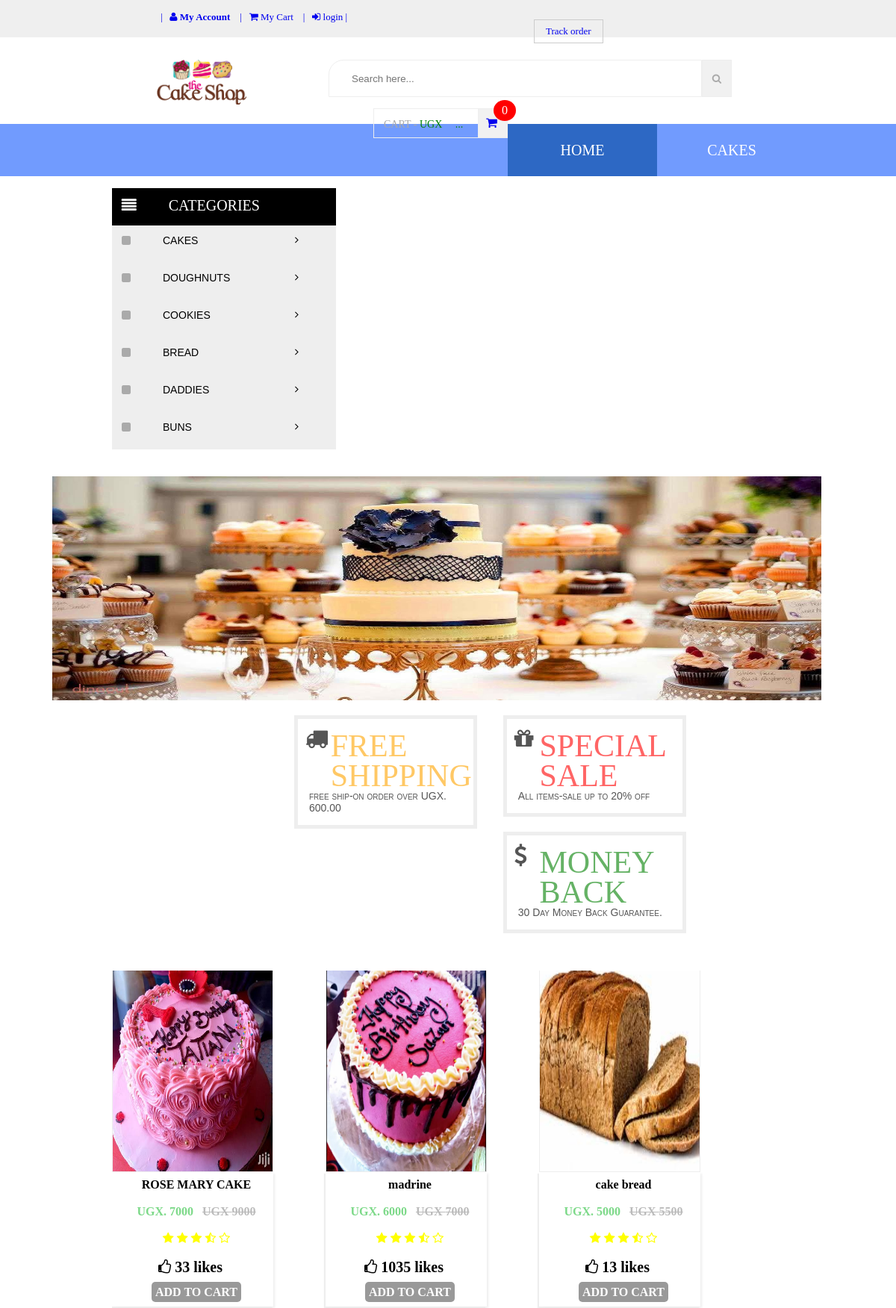
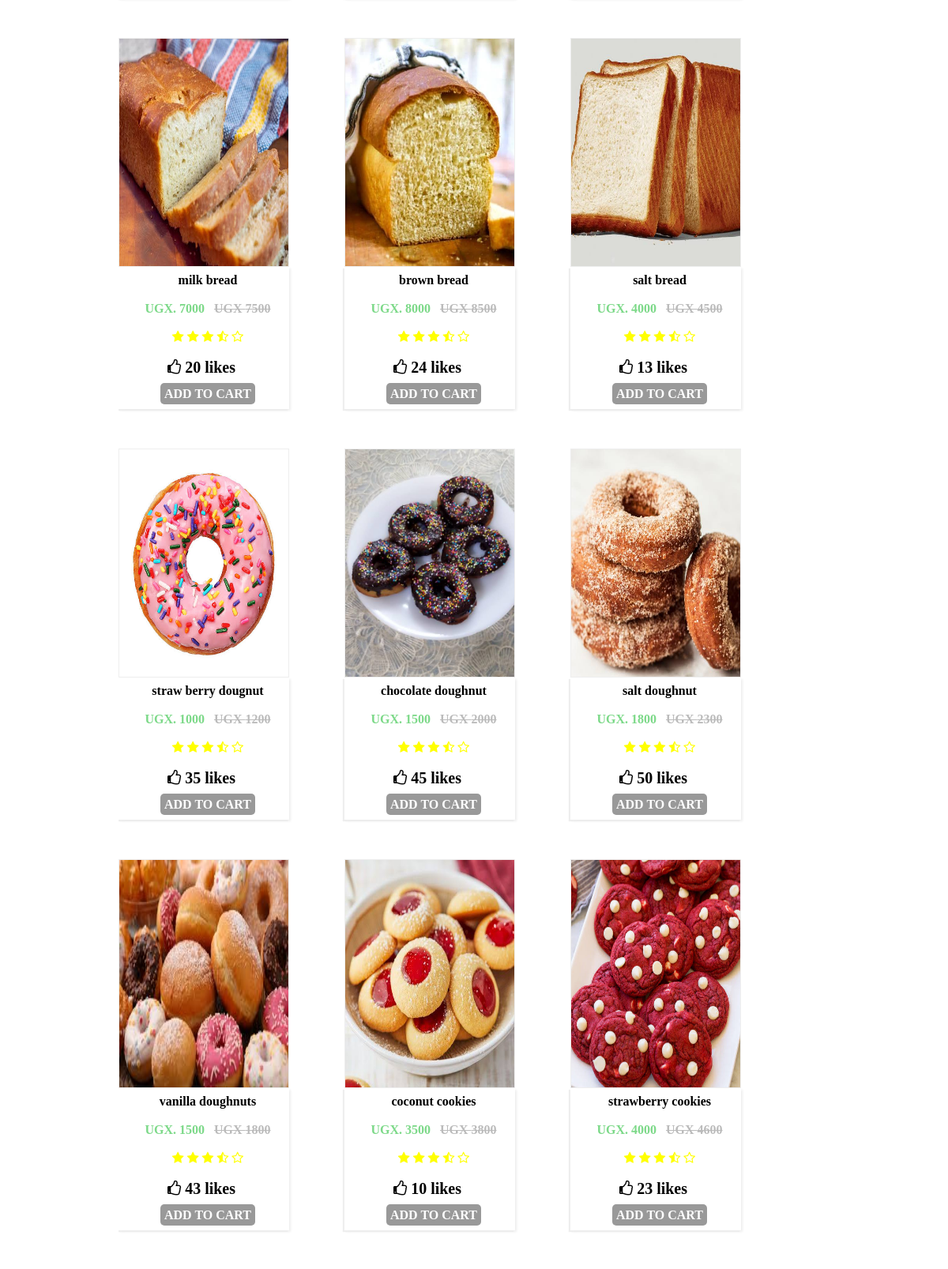
The page / (upper part) on the database its author committed (2 pictures, top to bottom).
### customer/models.py (models this page shows, shortened)
class Category(models.Model):
    name= models.CharField(max_length=50)

class Product(models.Model):
    name = models.CharField(max_length=60)
    priceBeforeDiscount= models.IntegerField(default=0)
    priceAfterDiscount= models.IntegerField(default=0)
    shippingFee= models.IntegerField(default=0)
    category= models.ForeignKey(Category,on_delete=models.CASCADE,default=1 )
    company= models.CharField(max_length=250, default='', blank=True, null= True)
    image= models.ImageField(upload_to='customer/static/Assets/images/products/')
    likes=models.IntegerField(default=0)

### customer/views.py (the view)
# urls.py: path('', views.index, name='index'),
def index(request):
    data = cartData(request)
    cartItems = data['cartItems']
    products=Product.objects.all()
    categories=Category.objects.all()
    context={'products':products,'categories':categories,'cartItems':cartItems}
    return render(request, 'index.html',context)

### customer/utils.py (called while the page is built, shortened)
def cookieCart(request):
	try:
		cart = json.loads(request.COOKIES['cart'])
		print("i have found my cart", cart)
	except:
		cart = {}
		print('CART:', cart)
	items=[]
	order={'getCartTotal':0,'getCartItems':0}
	cartItems=order['getCartItems']
	print({'cartItems':cartItems ,'order':order, 'items':items})
	return {'cartItems':cartItems ,'order':order, 'items':items}

def cartData(request):
    cookieData = cookieCart(request)
    cartItems = cookieData['cartItems']
    order = cookieData['order']
    items = cookieData['items']
    return {'cartItems':cartItems ,'order':order, 'items':items}

### customer/templates/index.html (shortened to what this page needs)
<!DOCTYPE html>
<html lang="en">
{% load static %}
<head>
    <link rel="stylesheet" type="text/css" href="{% static 'Assets/css/style.css' %}">
    <link rel="stylesheet" type="text/css" href="{% static 'Assets/css/font-awesome/css/font-awesome.css' %}">
</head>
    <body>
        {% include "header.html" %}
        {% include "side_menu.html" %}
<div class="slider" style=" height: 350px;">
        <div class="mySlide fade" style="width: 1030px; height:300px" ><img src="{% static 'Assets/images/image slider/cakeSlide2.jpg' %}" width="100%" height="100%" ></div>
    </div>
    <div class="info slideUp" >
        <div class="row">
            <div class="col-xs-2">
                <i class="icon fa fa-truck"></i>
            </div>
            <div class="col-xs-10">
                <span style="color:orange">free shipping</span>
            </div>
            <div class="text clear" >free ship-on order over UGX. 600.00</div>
        </div>
        <div class="row">
            <div class="col-xs-2">
                    <i class="icon fa fa-gift"></i>
            </div>
            <div class="col-xs-10">
                <span style="color:red; ">special sale</span>
            </div>
            <div class="text clear" >All items-sale up to 20% off </div>
        </div>
        <div class="row">
            <div class="col-xs-2">
                 <i class="icon fa fa-dollar"></i>
            </div>
            <div class="col-xs-10">
                <span style="color:green; padding:0px"> money back</span>
            </div>
            <div class="text clear" >30 Day Money Back Guarantee.</div>
        </div>
    </div>
    <div class="content">
        <div class="productsContainer" >
            {% for product in products %}
            <div class="product">
                <div class="image"> <a href="product_details"><img src="{{product.image.url}}" width="100%" height="100%"/></a></div>
                <div class="image-footer">
                    <div class="name">{{product.name}}</div>
                    <div class="price" style="color: rgb(125, 217, 137)">UGX. {{product.priceAfterDiscount}}  &nbsp;&nbsp;<span  style="color:#bbb"><s>UGX {{product.priceBeforeDiscount}}</s></span></div>
                    <div class="rating">
                        <i class="fa fa-star" style="color: yellow"></i>
                        <i class="fa fa-star" style="color: yellow"></i>
                        <i class="fa fa-star" style="color: yellow"></i>
                        <i class="fa fa-star-half-o" style="color: yellow"></i>
                        <i class="fa fa-star-o" style="color: yellow"></i>
                    </div>
                    <div class="likes" >
                        <i class="liked fa fa-thumbs-o-up" id="rating" data-id="{{product.id}}" style="font-size: 20px" ></i><span class="likesCount" style="font-size: 20px"> {{product.likes}}  likes</span>
                    </div>
                    <div class="add-to-cart"><a class="cart" data-product={{product.id}} data-action="add"  style="cursor: default">ADD TO CART</a></div>
                </div>
            </div>
            {% endfor %}
        </div>
    </div>
    </body>
</html>

### customer/templates/header.html (shortened to what this page needs)
{% load static %}
<header>
        <div class="top-header">
            <div class="left-content">
                {% if user.is_authenticated %}
                <a href="/profile/">| &nbsp <i class="icon fa fa-user"></i> <b>{{user.username}}'s profile</b> &nbsp &nbsp</a>
                <a href="/my_cart/">| &nbsp  <i class="icon fa fa-shopping-cart"></i> My Cart &nbsp &nbsp</a>
                <a href="/accounts/logout/">| &nbsp <i class="icon fa fa-sign-in"></i> logout |</a>
                {% else %}
                <a href="/accounts/login/">| &nbsp <i class="icon fa fa-user"></i> <b>My Account</b> &nbsp &nbsp</a>
                <a href="/my_cart/">| &nbsp  <i class="icon fa fa-shopping-cart"></i> My Cart &nbsp &nbsp</a>
                <a href="/accounts/login/">| &nbsp <i class="icon fa fa-sign-in"></i> login |</a>
                {% endif %}
            </div>
            <div class="right-content">
                <div class="track-order"><a href="/order_details/">Track order</a></div>
            </div>
        </div>
        <div class="middle-header">
            <div class="company"><a href="/"><img height="60px" src="{% static 'Assets/images/logo.png' %}"></a></div>
            <div class="search">
                <form action="/searchResults/" method="POST">
                    <input type="text" name="search" id="search" placeholder="Search here..." {% if searchWord %} value="{{searchWord}}" {% endif %}>
                    <button type="submit"><li class="icon fa fa-search"></li></button>
                </form>
            </div>
            <div class="cart-details">
                <div class="cart-total">CART - <span class="amount" style="color:green">UGX  &nbsp; &nbsp; ...</span></div>
                <div class="cart-icon">
                    <a href="/my_cart/"><i class="icon fa fa-shopping-cart"></i></a>
                    <div style="background-color: red; border-radius: 50%; text-align: center; color: white; padding: 5px; width: 30px; margin-top: -40px; margin-left: 10px;">
                        {{cartItems}}
                    </div>
                </div>
            </div>
        </div>
        <div class="menu-bar">
            <div class="menu-adjustment">
                <ul class="nav-list">
                    <li class="active" dropdown>
                        <a href="/" data-hover="dropdown" class="dropdown-toggle">HOME</a>
                    </li>
                    {% for category in categories %}
                    <li class="dropdown">
                        <a href="/category/{{category.id}}"> {{category.name}}</a>
                    </li>
                    {% endfor %}
                </ul>
            </div>
        </div>
    </header>

### customer/templates/side_menu.html (shortened to what this page needs)
<div class="side-menu">
        <ul>
            <li><a class="active" href="#"><i class="icon fa fa-align-justify fa-fw"></i>CATEGORIES</a></li>
            {% for category in categories %}
            <li><a href="/category/{{category.id}}"><i class="icon fa fa-square fa-fw" style="color: #aaa;"></i>{{category.name}}<i style="float: right;" class="fa fa-angle-right"></i></a></li>
            {% endfor %}
        </ul>
    </div>

### customer/static/Assets/css/style.css (style rules this page uses)
* { box-sizing: border-box; }
body { margin: 0; }
header a { text-decoration: none; }
ul { list-style-type: none; }
a { text-decoration: none; }
div.top-header { height: 50px; padding: 15px; background-color: #efefef; font-size: 13px; }
div.top-header .left-content { float: left; display: flex; margin-left: 200px; font-size: 13px; }
div.top-header .right-content { float: left; border: 1px solid #ccc; margin-left: 700px; padding: 7px; padding-right: 15px; padding-left: 15px; margin-top: -5px; }
div.middle-header { height: 100px; padding-top: 20px; }
div.middle-header .company { margin-left: 200px; padding: 10px; float: left; font-family: arial; font-size: 30px; }
div.middle-header .search { float: left; margin-left: 100px; margin-top: 10px; width: 540px; }
.search input[type=text] { width: 500px; height: 50px; border: 1px solid #eee; border-top-left-radius: 20px; padding-left: 30px; }
div.search button { background: #f1f1f1; height: 50px; float: right; border: 1px solid #eee; width: 40px; float: right; color: #aaa; }
div.middle-header .cart-details { float: left; margin-left: 160px; width: 180px; margin-top: 15px; height: 40px; }
div.middle-header .cart-details .cart-icon { float: right; margin-top: -40px; height: 40px; background: #f1f1f1; border: 1px solid #eee; padding: 10px; width: 40px; }
div.middle-header .cart-details .cart-total { border: 1px solid #eee; height: 40px; padding: 13px; width: 160px; color: #aaa; font-size: 14px; }
div.menu-bar { height: 70px; background-color: #719bfe; }
div.menu-bar .menu-adjustment { margin-left: 150px; background-color: #719bfe; }
div.menu-bar ul { padding: 0; overflow: hidden; background-color: #719bfe; height: 70px; }
div.menu-bar ul li { float: left; width: 200px; height: 70px; }
div.menu-bar ul li a { margin-top: 10px; display: block; color: white; text-align: center; padding: 14px 16px; text-decoration: none; font-size: 20px; }
div.menu-bar ul li.active { background-color: #2d68c4; }
div.side-menu { float: left; margin-left: 150px; width: 300px; }
div.side-menu ul { list-style-type: none; background-color: #eee; padding: 0px; }
div.side-menu li a { color: black; text-decoration: none; display: block; padding: 10px; height: 50px; margin-top: 0px; padding-top: 12px; }
div.side-menu li a.active { background-color: black; color: white; font-size: 20px; font-family: "Times New Roman"; }
div.side-menu li a i { margin-right: 40px; }
div.side-menu li a:not(active) { font-family: arial; font-size: 14px; }
div.slider { float: left; max-width: 1000px; margin-left: 70px; margin-top: 20px; height: 250px; }
.fade { animation-name: fade; animation-duration: 1.5s; }
div.info { width: 68%; margin-left: 32%; margin-top: 20%; height: 170px; }
div.info .row { width: 30%; float: left; border: 5px solid #eee; margin: 10px; padding-left: 10px; padding-top: 10px; margin-right: 25px; }
div.info .row .col-xs-2 { width: 15%; float: left; font-size: 30px; color: #555; }
div.info .row .col-xs-10 { padding-top: 0px; width: 80%; float: left; font-variant-caps: petite-caps; font-size: 60px; line-height: 40px; padding: 0px; opacity: .6; }
div.info .row .text { clear: left; font-size: 14px; font-variant: arial; font-variant: small-caps; font-family: arial; padding: 5px; color: #555; margin-bottom: 10px; }
.slideUp { animation-name: slideUp; animation-duration: 1s; position: relative; top: -40px; }
div.image { position: relative; width: 16.33333%; float: left; margin-right: 30px; }
.content { clear: left; margin-top: -30px; }
.productsContainer { margin-left: 150px; width: 90%; overflow: auto; }
.productsContainer .product { width: 20%; margin-right: 70px; float: left; animation-name: productslideUp; animation-duration: 2s; position: relative; top: -20px; margin-bottom: 50px; }
.productsContainer .product .image { height: 290px; width: 100%; border: 1px solid #eee; }
.productsContainer .product .image-footer { clear: left; height: 180px; background-color: white; box-shadow: 2px 2px 3px #eee,-2px 2px 1px #eee; }
.productsContainer .product .image-footer div { height: 20%; padding-top: 8px; font-weight: bold; font-size: 16px; padding-left: 10px; text-align: center; }
.add-to-cart a { background-color: #999; color: white; padding: 5px; border-radius: 5px; margin-left: 0px; }

### rows shown on the page
Category: name "CAKES"
Category: name "DOUGHNUTS"
Category: name "COOKIES"
Category: name "BREAD"
Category: name "DADDIES"
Category: name "BUNS"
Product: image (picture), name "ROSE MARY CAKE", priceAfterDiscount "7000", priceBeforeDiscount "9000", likes "33"
Product: image (picture), name "madrine", priceAfterDiscount "6000", priceBeforeDiscount "7000", likes "1035"
Product: image (picture), name "cake bread", priceAfterDiscount "5000", priceBeforeDiscount "5500", likes "13"
Product: image (picture), name "milk bread", priceAfterDiscount "7000", priceBeforeDiscount "7500", likes "20"
Product: image (picture), name "brown bread", priceAfterDiscount "8000", priceBeforeDiscount "8500", likes "24"
Product: image (picture), name "salt bread", priceAfterDiscount "4000", priceBeforeDiscount "4500", likes "13"
Product: image (picture), name "straw berry dougnut", priceAfterDiscount "1000", priceBeforeDiscount "1200", likes "35"
Product: image (picture), name "chocolate doughnut", priceAfterDiscount "1500", priceBeforeDiscount "2000", likes "45"
Product: image (picture), name "salt doughnut", priceAfterDiscount "1800", priceBeforeDiscount "2300", likes "50"
Product: image (picture), name "vanilla doughnuts", priceAfterDiscount "1500", priceBeforeDiscount "1800", likes "43"
Product: image (picture), name "coconut cookies", priceAfterDiscount "3500", priceBeforeDiscount "3800", likes "10"
Product: image (picture), name "strawberry cookies", priceAfterDiscount "4000", priceBeforeDiscount "4600", likes "23"

### other values the page prints
{{ cartItems }} "0"
